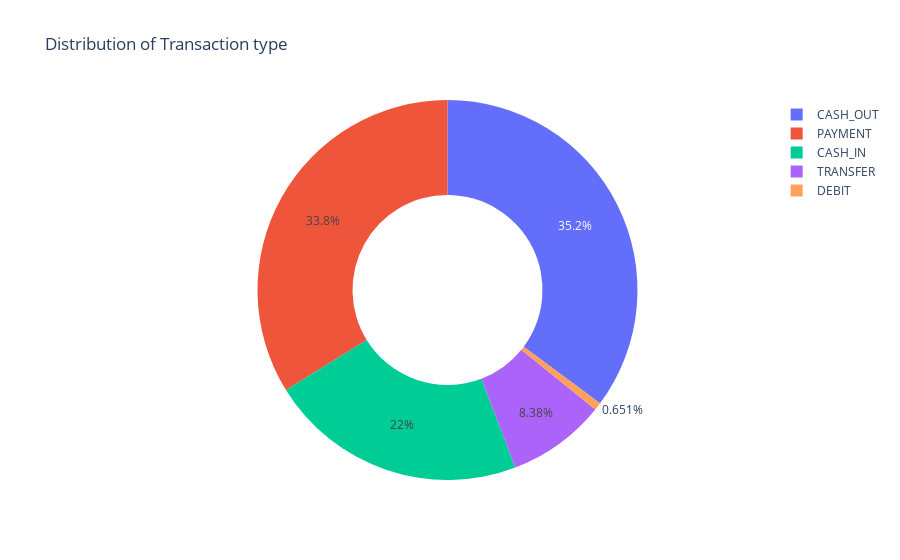

The notebook cell saved with this chart:
### Markdown cell above
## Types of Transactions

In this section, let's explore the dataset by examining the type variable. We present what the different types of transactions are and which of these types can ve fraudulent.

The following plot shows the frequencies of the different transaction types:

### Code cell
type = df["type"].value_counts()
transactions = type.index
quantity = type.values

import plotly.express as px
figure = px.pie(df,
                values=quantity,
                names=transactions,hole=0.5,
                title="Distribution of Transaction type")
figure.show()

### Figure 1 — Plotly figure (JSON) as saved in the notebook; plotly's stock layout.template omitted (floating-point values rounded to 4 significant figures)
{"data": [{"domain": {"x": [0, 1], "y": [0, 1]}, "hole": 0.5, "hovertemplate": "label=%{label}<br>value=%{value}<extra></extra>", "labels": ["CASH_OUT", "PAYMENT", "CASH_IN", "TRANSFER", "DEBIT"], "legendgroup": "", "name": "", "showlegend": true, "type": "pie", "values": [2237500, 2151495, 1399284, 532909, 41432]}], "layout": {"legend": {"tracegroupgap": 0}, "title": {"text": "Distribution of Transaction type"}}}
